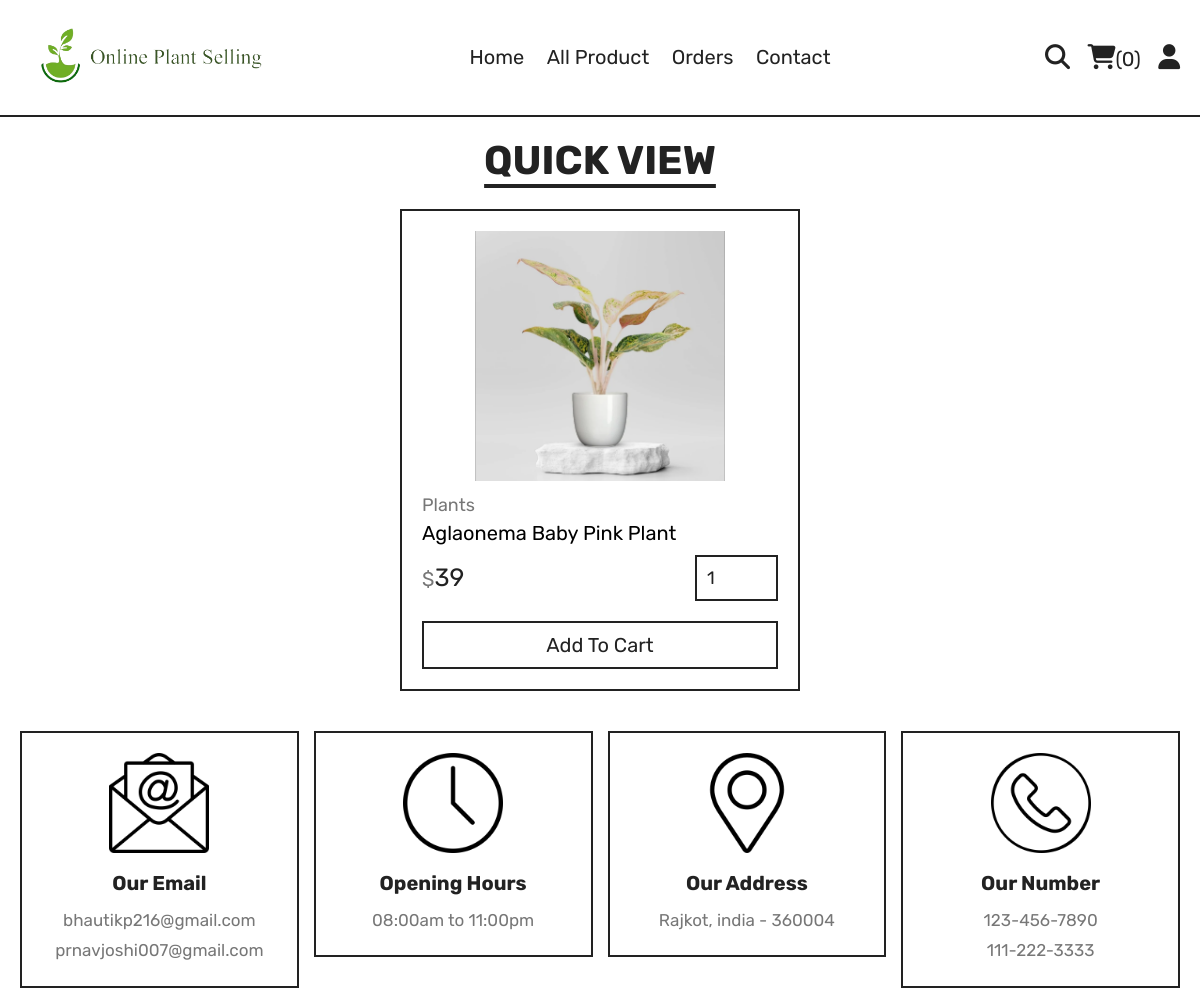
Page /quick_view.php?pid=10 on the committed database.
### tables this page shows
CREATE TABLE `products` (
  `id` int(100) NOT NULL,
  `name` varchar(100) NOT NULL,
  `category` varchar(100) NOT NULL,
  `price` int(10) NOT NULL,
  `image` varchar(100) NOT NULL
);

### quick_view.php (the view, shortened to what this page needs)
<?php
include 'components/connect.php';
?>
<!DOCTYPE html>
<html lang="en">
<head>
   <link rel="stylesheet" href="https://cdnjs.cloudflare.com/ajax/libs/font-awesome/6.1.1/css/all.min.css">
   <link rel="stylesheet" href="css/style.css">
</head>
<body>
<?php include 'components/user_header.php'; ?>
<section class="quick-view">
   <h1 class="title">quick view</h1>
   <?php
      $pid = $_GET['pid'];
      $select_products = $conn->prepare("SELECT * FROM `products` WHERE id = ?");
      $select_products->execute([$pid]);
      if($select_products->rowCount() > 0){
         while($fetch_products = $select_products->fetch(PDO::FETCH_ASSOC)){
   ?>
   <form action="" method="post" class="box">
      <img src="uploaded_img/<?= $fetch_products['image']; ?>" alt="">
      <a href="category.php?category=<?= $fetch_products['category']; ?>" class="cat"><?= $fetch_products['category']; ?></a>
      <div class="name"><?= $fetch_products['name']; ?></div>
      <div class="flex">
         <div class="price"><span>$</span><?= $fetch_products['price']; ?></div>
         <input type="number" name="qty" class="qty" min="1" max="99" value="1" maxlength="2">
      </div>
      <button type="submit" name="add_to_cart" class="cart-btn">add to cart</button>
   </form>
   <?php
         }
      }else{
         echo '<p class="empty">no products added yet!</p>';
      }
   ?>
</section>
<?php include 'components/footer.php'; ?>
</body>
</html>

### css/style.css (style rules this page uses)
:root { --yellow:#fed330; --red:#e74c3c; --white:#fff; --black:#222; --light-color:#777; --border:.2rem solid var(--black); }
* { font-family: 'Rubik', sans-serif; margin:0; padding:0; box-sizing: border-box; outline: none; border: none; text-decoration: none; }
html { font-size: 62.5%; overflow-x: hidden; scroll-behavior: smooth; stop-opacity: 7rem; }
section { margin:0 auto; max-width: 1200px; padding:2rem; }
.title { text-align: center; margin-bottom: 2.5rem; font-size: 4rem; color:var(--black); text-transform: uppercase; text-decoration: underline; text-underline-offset: 1rem; }
.quick-view form { max-width: 40rem; padding:2rem; border:var(--border); position: relative; margin:0 auto; }
.quick-view form img { height: 25rem; width: 100%; object-fit: contain; margin-bottom: 1rem; }
.quick-view form .cat { font-size: 1.8rem; color:var(--light-color); }
.quick-view form .name { font-size: 2rem; margin:.5rem 0; }
.quick-view form .flex { display: flex; justify-content: space-between; align-items: center; gap:1.5rem; margin:1rem 0; }
.quick-view form .flex .price { font-size: 2.5rem; color:var(--black); }
.quick-view form .flex .price span { font-size: 2rem; color:var(--light-color); }
.quick-view form .flex .qty { border:var(--border); padding:1rem; font-size: 1.8rem; color:var(--black); }
.quick-view form .cart-btn { width: 100%; padding:1rem 3rem; text-align: center; border:var(--border); font-size: 2rem; color:var(--black); cursor: pointer; text-transform: capitalize; background: none; margin-top: 1rem; }

### rows in the picture
products: image (picture), category "Plants", name "Aglaonema Baby Pink Plant", price "39"

### other values in the picture
$total_cart_items "0"
